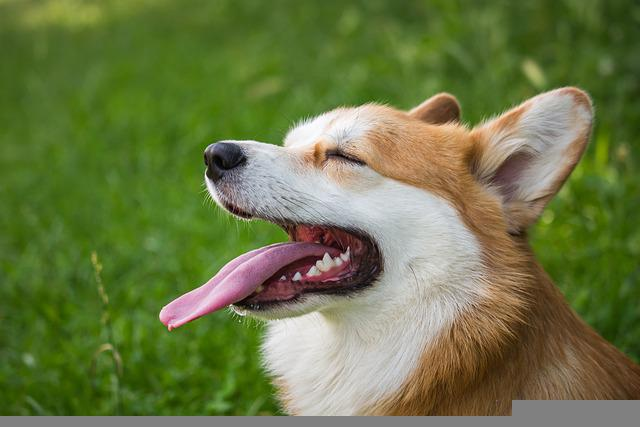
#> input picture library/openCV/image/img.jpg, 640 x 427 px, given in place of the camera
$ python main.py
#> lines starting #> are read from the running program, lines starting #| are printed output that depends on the picture; after the words box and inside, x2 and y2 are one past the last pixel; in counts of white or black regions, pixels touching at a corner belong together
import multiprocessing as mp
from multiprocessing import Lock
from statistics import median
import cv2
import cvlib as cv
from cvlib.object_detection import draw_bbox
import numpy as np
import time
import copy
from matplotlib import pyplot as plt

# ---------------------------------------------------------------------------------------------------------
# [세로 hcout x 가로 wcount view 만들기]
def create_image_multiple(h, w, d, hcout, wcount):
  image = np.zeros((h*hcout, w*wcount,  d), np.uint8)
  color = tuple(reversed((0,0,0)))
  image[:] = color

  return image

# [각 세션의 어느 부분에 뭘 넣을지 결정]
def showMultiImage(dst, src, h, w, d, col, row):
  # 3 color (color)
  if  d==3:
    dst[(col*h):(col*h)+h, (row*w):(row*w)+w] = src[0:h, 0:w]
  # 1 color (grey)
  elif d==1:
    dst[(col*h):(col*h)+h, (row*w):(row*w)+w, 0] = src[0:h, 0:w]
    dst[(col*h):(col*h)+h, (row*w):(row*w)+w, 1] = src[0:h, 0:w]
    dst[(col*h):(col*h)+h, (row*w):(row*w)+w, 2] = src[0:h, 0:w]

# ---------------------------------------------------------------------------------------------------------
# [frame처리 함수 : canny]
'''
[Canny 함수의 세부과정]
1. Noise reduction using Gaussian filter
- 노이즈 제거 이유 : 노이즈에서 화소의 갑작스런 강도 변화를 edge라고 잘못 판달할 수 있기 때문

2. Gradient calculation along the horizontal and vertical axis
- Sobel mask의 수학적 정의에 따라 x, y방향의 gradient를 종합한 Edge Gradient이미지를 생성 -> edge 추출

3. Non-Maximum Suppression (NMS) of false edges
- 화소 강도 차이가 큰 edge를 제외하고는 모두 억제하는 것
- NMS는 욜로의 bounding box의 suppression 용도로도 사용됨 (yolo)

4. Double thresholding for segregating strong and weak edges
- double thresholding이라는 이름답게 2개의 임계값을 가짐
- (ex) th1 = 40 | th2 = 150 이라고 했을 때
- 화소가 150이상인 것은 강한강도의 edge이기 때문에 살림
- 화소가 40과 150 사이의 값이면 th2이상의 화소와 연결됐을 경우 살리지만, 혼자 동떨어진 값이면 버림
- 화소가 40이하인 것은 약한강도의 edge로 판단하고 버림

5. Edge tracking by hysteresis
- (4)에서 thresholding 했던 대로 edge 트랙킹
'''
def frame_process_canny(frame):
  frame_processed = cv2.Canny(frame,100,200)

  return frame_processed

# [frame처리 함수 : blur]
def frame_process_faceblur(frame,faceCascade):
  # frame gray scale로 변환
  gray = cv2.cvtColor(frame, cv2.COLOR_BGR2GRAY)

  # face detect
  faces = faceCascade.detectMultiScale(
    gray,
    scaleFactor=1.1,
    minNeighbors=5,
    minSize=(30, 30)
  )

  # detect된 face에 모자이크 처리
  for (x, y, w, h) in faces: # x : start position of x | y : start position of y | w : width | h : height
    rate=10
    mosaic = frame[y:y+h, x:x+w] # 감지된 얼굴 추출

    mosaic = cv2.resize(mosaic, (w//rate, h//rate)) # 1/rate 비율로 축소 -> 모자이크가 더 효과적으로 적용되기 위해
    mosaic = cv2.resize(mosaic, (w,h), interpolation=cv2.INTER_AREA)

    mosaic = cv2.GaussianBlur(mosaic , (7,7) , 0) #resize된 mosiac에 blur 처리를 줘서 좀 더 모자이크 효과를 줌

    frame[y:y+h, x:x+w] = mosaic # 실제 프레임에 모자이크 적용

  return frame

# [frame처리 함수 : background 전경]
def frame_process_background_front(frame):
  # hh, ww = frame.shape[:2]

  # [threshold 적용]
  # 하한값과 상한값 정하기
  lower = np.array([180,180,180])
  upper = np.array([255, 255, 255])

  # frame에 상한값 하한 값 적용
  thresh = cv2.inRange(frame, lower, upper)

  # [morphology 적용]
  # 타원형 형태로 20x20 kernel array 생성
  kernel = cv2.getStructuringElement(cv2.MORPH_ELLIPSE, (20,20))

  # thresh에 kernel 적용
  morph = cv2.morphologyEx(thresh, cv2.MORPH_CLOSE, kernel) # thresh의 노이즈 제거

  # [morphology 적용된 이미지 뒤집기]
  mask = 255 - morph # 흑백 전환

  # [frame에 mask 적용]
  result = cv2.bitwise_and(frame, frame, mask=mask) # frame & frame

  return result

def frame_process_background_rear(frame, fgbg):
  fgmask = fgbg.apply(frame)
  back = fgbg.getBackgroundImage()

  return back

# [frame처리 함수 : blur]
'''
[이미지 블러처리] : 이미지에 커널(마스크)를 컨볼루션하여 블러닝효과를 줌 (활용하면 샤프닝효과도 가능)
- 1. Averaging blurring : 커널의 가중치가 모두 동일
- cv2.blur(src, (x,x))
- src : blur 처리할 frame
- (x,x) : 커널 사이즈

- 2. Gaussian Blurring : 커널의 가중치가 중심으로 갈수록 커짐
- cv2.GaussianBlur(src, (x,x), sigma)
- src : blur 처리할 frame
- (x,x) : 커널 사이즈
- sigma : 시그마 값을 얼마나 넣을 것인지

- 3. Median Blurring : 지정한 커널 크기 내의 픽셀을 크기순으로 정렬한 후 중간값을 뽑아서 픽셀값으로 사용
- cv2.medianBlur(src, x)
- src : blur 처리할 frame
- x : 커널 사이즈 (x,x)

'''
def frame_process_blur(frame):
  grayframe = cv2.cvtColor(frame, cv2.COLOR_BGR2GRAY)
  grayframe = cv2.equalizeHist(grayframe)

  # median blur 적용
  blur = cv2.medianBlur(grayframe,5)

  return blur

# [frame처리 함수 : threshold]
'''
[이미지 임계처리] : 이미지 이진화의 방법인 simple thresholding 이용
- cv2.threshold(src, thresh, maxval, type) → retval, dst
- src : input image로 single channel(gray-scale) image를 넣어줌
- thresh : 임계값
- maxval : 임계값을 넘었을 때 적용할 값
- type : thresholding type
-      cv2.THRESH_BINARY
-      cv2.THRESH_BINARY_INV
-      cv2.THRESH_TRUNC
-      cv2.THRESH_TOZERO
-      cv2.THRESH_TOZERO_INV
- 문제점 : 임계값을 이미지 전체에 적용하여 처리하기 때문에 하나의 이미지에 음영이 다르면 일부 영역이 모두 흰색 또는 검정색으로 보여지게 됨

- cv2.adaptiveThreshold(src, maxValue, adaptiveMethod, thresholdType, blockSize, C)
- src : grayscale image
- maxValue : 임계값
- adaptiveMethod : thresholding value를 결정하는 계산 방법
- thresholdType : threshold type
- blockSize : thresholding을 적용할 영역 사이즈
- C : 평균이나 가중평균에서 차감할 값
- blockSize나 C는 어떻게 결정?
'''
def frame_process_threshold(frame):
  # gray로 바꾸기
  grayframe = cv2.cvtColor(frame, cv2.COLOR_BGR2GRAY)

  # gray로 바뀐 이미지 평준화
  grayframe = cv2.equalizeHist(grayframe)

  # threshold를 적용하기 전 medianblur 적용 (무작위 노이즈를 제거하는데 효과적)
  median_blur = cv2.medianBlur(grayframe, 9)

  # threshold 적용
  thresholdFrame = cv2.adaptiveThreshold(median_blur, 255, cv2.ADAPTIVE_THRESH_MEAN_C, cv2.THRESH_BINARY,15,2)

  return thresholdFrame

# ---------------------------------------------------------------------------------------------------------
# [thread executing function : yolo]
def yolo():
  capture = cv2.VideoCapture(0)

  while True:
    status, frame = capture.read()

    bbox, label, conf = cv.detect_common_objects(frame,confidence=0.5, nms_thresh=0.3, model='yolov3', enable_gpu=False)
    out = draw_bbox(frame, bbox, label, conf, write_conf=True)

    frame = cv2.resize(frame, None, fx=0.25, fy=0.25) #0.5배

    cv2.imshow('yolo-object detection', frame)
    cv2.moveWindow('yolo-object detection', 500 , 0)

    if cv2.waitKey(1) == ord('q'):
      break

  capture.release()
  cv2.destroyAllWindows()

# [thread executing function : main] ------------------------------------------------------------------------------------------
def main():
  # [카메라 가져오기]
  cap = cv2.VideoCapture(0)

  # [face detection을 위한 모델 가져오기]
  faceCascade = cv2.CascadeClassifier("haarcascade_frontalface_alt2.xml")

  # 글자를 넣기 위한 변수 설정
  SCALE = 1
  COLOR_WHITE = (255,255,255)
  COLOR_RED = (0,0,255)
  COLOR_BLACK = (0,0,0)
  THICKNESS = 2

  #
  fgbg = cv2.createBackgroundSubtractorMOG2()

  # 카메라 안 열리면 exit
  if not cap.isOpened():
    exit()

  # [열린 카메라로 프레임 처리 시작]
  while cap.isOpened():

    #프레임 캡쳐
    ret, frame_original = cap.read()
#> frame_original is the input picture: shape (427, 640, 3); mean B, G, R 68.6, 119, 106.9
    width, height , channel = frame_original.shape # original frame의 width, height, channel 정보를 받아옴
#> width = 427; height = 640; channel = 3

    frame_original = cv2.resize(frame_original, (0, 0), None, .25, .25) # 본래 프레임에 0.25배 적용 -> 화면 분할로 들어갈 것이기 때문
#> frame_original: shape (107, 160, 3)

    frame_faceblur = frame_original.copy() #blur frame 처리
    frame_canny = frame_original.copy() #canny frame 처리
    frame_background_front= frame_original.copy() #background_front frame 처리
    frame_background_rear = frame_original.copy() #background_rear frame 처리
    frame_blur = frame_original.copy() #blur 처리
    frame_threshold = frame_original.copy() # threshold 처리
    empty = np.zeros((width,height,channel), np.uint8) # original frame에서 받아온 shape 정보로 empty view 만들기 (검은화면)

    # process frame
    frame_canny = frame_process_canny(frame_canny)
#> in frame_process_canny, `frame_processed = cv2.Canny(frame,100,200)`:
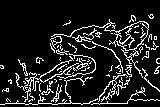
#> frame_processed: shape (107, 160); 12.7% white in thin lines or dots, all inside (x1, y1, x2, y2) = (0, 14, 160, 105)
    frame_faceblur = frame_process_faceblur(frame_faceblur,faceCascade)
#> in frame_process_faceblur, `gray = cv2.cvtColor(frame, cv2.COLOR_BGR2GRAY)`:
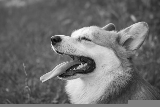
#> gray: shape (107, 160); min 5, max 251, mean 109.8
#> in frame_process_faceblur, `faces = faceCascade.detectMultiScale( gray, scaleFactor=1.1, minNeighb..`: faces = ()
    frame_blur = frame_process_blur(frame_blur)
#> in frame_process_blur, `grayframe = cv2.equalizeHist(grayframe)`:
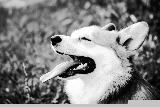
#> grayframe: shape (107, 160); min 0, max 255, mean 129
    frame_threshold = frame_process_threshold(frame_threshold)
#> in frame_process_threshold, `median_blur = cv2.medianBlur(grayframe, 9)`:
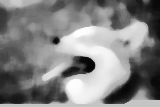
#> median_blur: shape (107, 160); min 3, max 254, mean 130.1
#> in frame_process_threshold, `thresholdFrame = cv2.adaptiveThreshold(median_blur, 255, cv2.ADAPTIVE_..`:
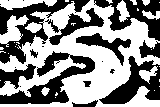
#> thresholdFrame: shape (107, 160); 54.3% white; 20 black regions (9 under 20 px), largest, box (x1, y1, x2, y2) and area: (0, 51, 95, 104) 1716, (0, 0, 90, 64) 1689, (99, 56, 160, 104) 1244
    frame_background_front = frame_process_background_front(frame_background_front)
#> in frame_process_background_front, `thresh = cv2.inRange(frame, lower, upper)`: thresh: shape (107, 160); 9.8% white; 40 white regions (37 under 20 px), largest, box (x1, y1, x2, y2) and area: (56, 27, 119, 104) 1525, (46, 64, 60, 80) 42, (130, 22, 140, 31) 39
#> in frame_process_background_front, `morph = cv2.morphologyEx(thresh, cv2.MORPH_CLOSE, kernel)`: morph: shape (107, 160); 22.1% white; 4 white regions (2 under 20 px), largest, box (x1, y1, x2, y2) and area: (41, 28, 120, 107) 3551, (121, 23, 142, 46) 234
    fgmask = fgbg.apply(frame_background_rear)
#> fgmask: shape (107, 160); every value is 127
    frame_background_rear = fgbg.getBackgroundImage()

    # 이미지 높이
    height = frame_original.shape[0]
#> height = 107
    # 이미지 넓이
    width = frame_original.shape[1]
#> width = 160
    # 이미지 색상 크기
    depth = frame_original.shape[2]
#> depth = 3

    # 화면에 표시할 이미지 만들기 ( 4 x 2 )
    view = create_image_multiple(height, width, depth, 4, 2)

    # 원하는 위치에 화면 넣기
    showMultiImage(view, frame_background_front, height,width,depth,0,0)
#> in showMultiImage, `dst[(col*h):(col*h)+h, (row*w):(row*w)+w] = src[0:h, 0:w]`:
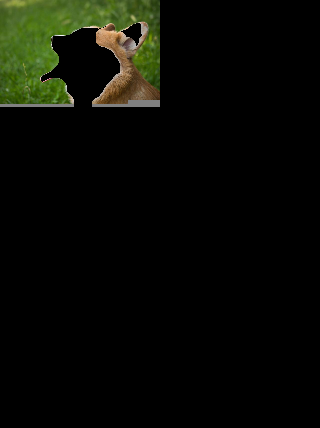
#> dst: shape (428, 320, 3); mean B, G, R 4.3, 10.4, 8.7
    showMultiImage(view, frame_background_rear, height, width , depth , 0, 1)
    showMultiImage(view, frame_faceblur, height, width, depth, 1, 0)
    showMultiImage(view, frame_canny, height, width, 1, 1, 1)
    showMultiImage(view, frame_original, height, width, depth, 2, 0)
    showMultiImage(view, empty, height, width, depth, 2, 1)
    showMultiImage(view, frame_threshold, height, width, 1, 3, 0)
    showMultiImage(view, frame_blur, height, width, 1, 3, 1)

    # 글자 넣기
    cv2.putText(view, "background-front", (20,50), cv2.FONT_HERSHEY_SIMPLEX, SCALE, COLOR_BLACK, THICKNESS)
    cv2.putText(view, "background-back", (500,50), cv2.FONT_HERSHEY_SIMPLEX, SCALE, COLOR_BLACK, THICKNESS)
    cv2.putText(view, "faceblur", (20,300), cv2.FONT_HERSHEY_SIMPLEX, SCALE, COLOR_BLACK, THICKNESS)
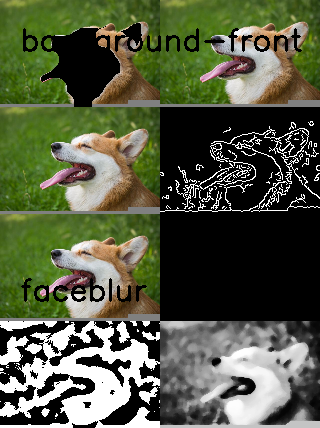
#> view: shape (428, 320, 3); mean B, G, R 66.3, 90.4, 84.3
    cv2.putText(view, "canny", (500,300), cv2.FONT_HERSHEY_SIMPLEX, SCALE, COLOR_RED, THICKNESS)
    cv2.putText(view, "original", (20,575), cv2.FONT_HERSHEY_SIMPLEX, SCALE, COLOR_BLACK, THICKNESS)
    cv2.putText(view, "threshold", (20,850), cv2.FONT_HERSHEY_SIMPLEX, SCALE, COLOR_RED, THICKNESS)
    cv2.putText(view, "blur", (500,850), cv2.FONT_HERSHEY_SIMPLEX, SCALE, COLOR_RED, THICKNESS)

    # 화면 표시
    cv2.imshow('Realtime-image-processing',view)

    if cv2.waitKey(1) == ord('q'):
#> (key q is pressed here)
      break

  # [resource release]
  cap.release()
  cv2.destroyAllWindows()

#--------------------------------------------------------------------
# [start]
if __name__ == "__main__":
  threadMain = mp.Process(target=main, args=())
  threadYolo = mp.Process(target=yolo, args=())

  threadMain.start()
  threadYolo.start()
#> (the call stopped at in yolo, `bbox, label, conf = cv.detect_common_objects(frame,confidence=0.5, nms..`: cvlib is not available in this run)
#--------------------------------------------------------------------

$ run again, on library/openCV/image/newspaper.jpg
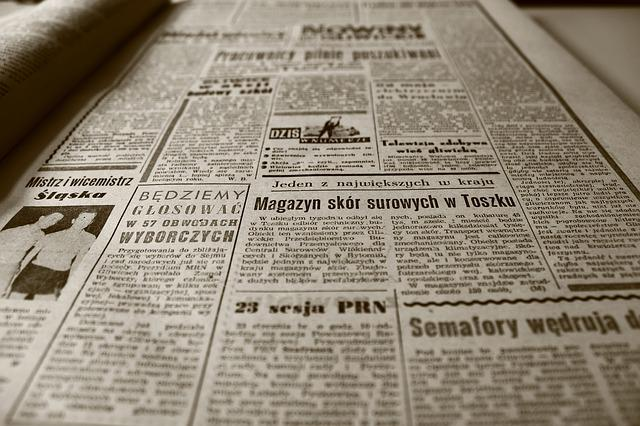
#> input picture library/openCV/image/newspaper.jpg, 640 x 426 px, given in place of the camera
#> in main, frame_original is the input picture: shape (426, 640, 3); mean B, G, R 118.9, 135.2, 145.8
#> frame_original: shape (106, 160, 3)
#> in frame_process_canny, `frame_processed = cv2.Canny(frame,100,200)`:
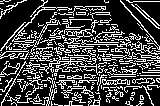
#> frame_processed: shape (106, 160); 27% white in thin lines or dots
#> faces = ()
#> thresholdFrame: shape (106, 160); 58% white; 108 black regions (80 under 20 px), largest, box (x1, y1, x2, y2) and area: (58, 4, 160, 78) 2203, (0, 0, 47, 56) 1122, (21, 16, 74, 46) 491
#> thresh: shape (106, 160); 7.1% white in thin lines or dots, all inside (x1, y1, x2, y2) = (0, 0, 84, 104)
#> morph: shape (106, 160); 29.8% white; 2 white regions, box (x1, y1, x2, y2) and area: (0, 0, 84, 106) 4945, (0, 0, 18, 11) 110
#> fgmask: shape (106, 160); every value is 127
#> in main, `cv2.putText(view, "faceblur", (20,300), cv2.FONT_HERSHEY_SIMPLEX, SCAL..`:
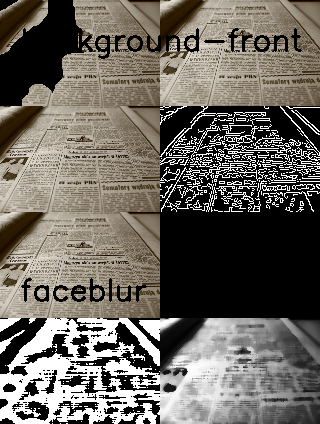
#> view: shape (424, 320, 3); mean B, G, R 95.7, 103, 107.8
